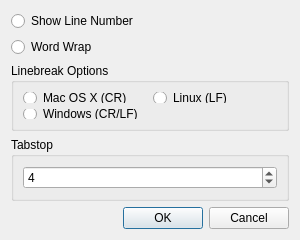
<?xml version="1.0" encoding="UTF-8"?>
<ui version="4.0">
 <class>OptionsDialog</class>
 <widget class="QDialog" name="OptionsDialog">
  <property name="geometry">
   <rect>
    <x>0</x>
    <y>0</y>
    <width>300</width>
    <height>240</height>
   </rect>
  </property>
  <property name="minimumSize">
   <size>
    <width>300</width>
    <height>240</height>
   </size>
  </property>
  <property name="maximumSize">
   <size>
    <width>300</width>
    <height>240</height>
   </size>
  </property>
  <property name="windowTitle">
   <string>TEdit - Options</string>
  </property>
  <layout class="QGridLayout" name="gridLayout">
   <item row="0" column="0">
    <widget class="QRadioButton" name="showLineNumberRadioButton">
     <property name="text">
      <string>Show Line Number</string>
     </property>
    </widget>
   </item>
   <item row="1" column="0">
    <widget class="QRadioButton" name="wordWrapRadioButton">
     <property name="text">
      <string>Word Wrap</string>
     </property>
    </widget>
   </item>
   <item row="2" column="0">
    <widget class="QGroupBox" name="LBGroupBox">
     <property name="title">
      <string>Linebreak Options</string>
     </property>
     <layout class="QGridLayout" name="gridLayout_2">
      <item row="1" column="0" colspan="2">
       <widget class="QRadioButton" name="LBDOSRadioButton">
        <property name="text">
         <string>Windows (CR/LF)</string>
        </property>
       </widget>
      </item>
      <item row="0" column="0">
       <widget class="QRadioButton" name="LBMacRadioButton">
        <property name="text">
         <string>Mac OS X (CR)</string>
        </property>
       </widget>
      </item>
      <item row="0" column="1">
       <widget class="QRadioButton" name="LBLinuxRadioButton">
        <property name="text">
         <string>Linux (LF)</string>
        </property>
       </widget>
      </item>
     </layout>
    </widget>
   </item>
   <item row="3" column="0">
    <widget class="QGroupBox" name="TabStopGroupBox">
     <property name="title">
      <string>Tabstop</string>
     </property>
     <layout class="QGridLayout" name="gridLayout_3">
      <item row="0" column="0">
       <widget class="QSpinBox" name="tabstopSpinBox">
        <property name="value">
         <number>4</number>
        </property>
       </widget>
      </item>
     </layout>
    </widget>
   </item>
   <item row="4" column="0">
    <widget class="QDialogButtonBox" name="buttonBox">
     <property name="orientation">
      <enum>Qt::Horizontal</enum>
     </property>
     <property name="standardButtons">
      <set>QDialogButtonBox::Cancel|QDialogButtonBox::Ok</set>
     </property>
    </widget>
   </item>
  </layout>
 </widget>
 <resources/>
 <connections>
  <connection>
   <sender>buttonBox</sender>
   <signal>accepted()</signal>
   <receiver>OptionsDialog</receiver>
   <slot>accept()</slot>
   <hints>
    <hint type="sourcelabel">
     <x>248</x>
     <y>254</y>
    </hint>
    <hint type="destinationlabel">
     <x>157</x>
     <y>274</y>
    </hint>
   </hints>
  </connection>
  <connection>
   <sender>buttonBox</sender>
   <signal>rejected()</signal>
   <receiver>OptionsDialog</receiver>
   <slot>reject()</slot>
   <hints>
    <hint type="sourcelabel">
     <x>316</x>
     <y>260</y>
    </hint>
    <hint type="destinationlabel">
     <x>286</x>
     <y>274</y>
    </hint>
   </hints>
  </connection>
 </connections>
</ui>
